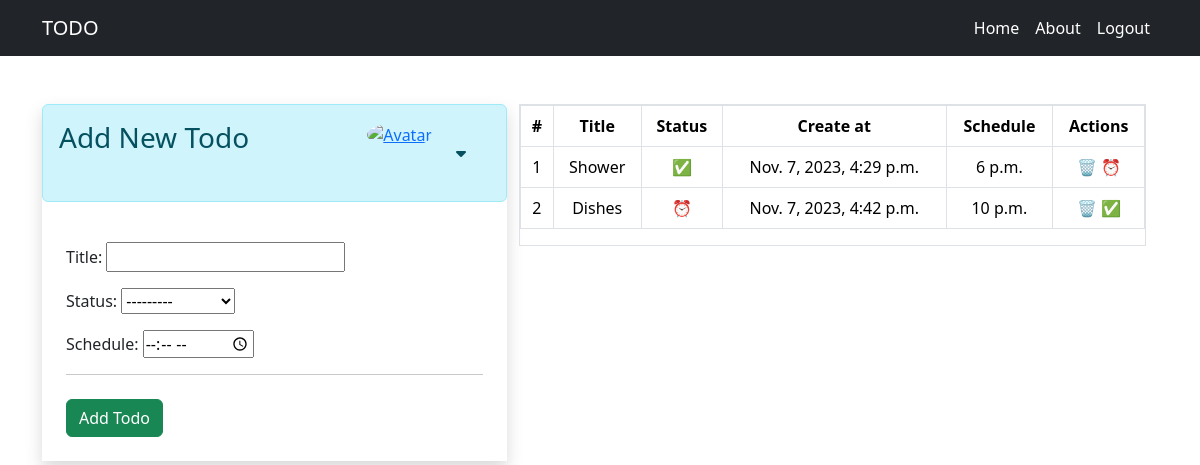
The app's page /homepage (signed in) with its own data.
### task/models.py (models this page shows)
class Tasklist(models.Model):
    status_choices = [
    ("C", "COMPLETEd"),
    ("P", "PENDING"),
    ]
    user = models.ForeignKey(User,on_delete=models.CASCADE,null=True,blank=True)
    title = models.CharField(max_length=100)
    status = models.CharField(max_length=2,choices=status_choices)
    createat = models.DateTimeField(auto_now_add=True)
    schedule = models.TimeField()

### task/views.py (the view)
# urls.py: path('homepage', views.homepage,name="homepage"),
@login_required()
def homepage(request):
    if request.user.is_authenticated:
        user = request.user
        form = TasklistForm()
        task = Tasklist.objects.filter(user=user)
        profilepic = Profileimg.objects.get(user=request.user).profilepic.url
        context = {
            'form':form,
            'task':task,
            'profilepic':profilepic,
        }
        return render(request,"home.html",context)

### task/forms.py
class TasklistForm(ModelForm):
    class Meta:
        model = Tasklist
        fields = ['title','status','schedule']
        widgets = {
            'schedule':forms.TimeInput(attrs={'type':'time'})
        }

### templates/home.html (shortened to what this page needs)
{% extends 'base.html' %}
  {% block content %}
  <div class="container pt-5">
    <div class="row p-0 mx-auto">
      <div class="col-5 shadow p-0">
          <div class="alert alert-info d-flex"><h3>Add New Todo</h3><br>
            <div class="user-image ms-auto">
            <a href="{{profilepic}}" target="_blank"  class=" ms-auto">
              <img src="{{profilepic}}" alt="Avatar" class="rounded-circle" width="60px" height="60px">
             </a>
            </div>
                <div class="dropdown">
                  <span class="icon" id="dropdownMenuButton" data-bs-toggle="dropdown" aria-haspopup="true" aria-expanded="false">
                      <i class="fa-solid fa-caret-down p-4"></i>
                  </span>
                </div>
          </div>
          <div class="p-4">
            <form action="{% url 'addtask' %}" method="POST">
                {{form.as_p}}
                <hr>
                <input type="submit" class="btn btn-success mt-2" value="Add Todo">
            </form>
          </div>
      </div>
      <div class="col">
        <div class="border">
            {% if task|length == 0 %}
            <div class="alert alert-info text-center">
              <h3>No Todo</h3>
            </div>
            {% else %}
            <div>
              <table class="table table-bordered">
                <thead>
                  <tr>
                    <th class="text-center">#</th>
                    <th class="text-center">Title</th>
                    <th class="text-center">Status</th>
                    <th class="text-center">Create at</th>
                    <th class="text-center">Schedule</th>
                    <th class="text-center">Actions</th>
                  </tr>
                </thead>
                <tbody>
                  {% for i in task %}
                  <tr>
                    <td class="text-center">{{forloop.counter}}</td>
                    <td class="text-center">{{i.title}}</td>
                    <td class="text-center">
                        {% if i.status == 'C' %}
                        ✅
                        {% else %}
                        ⏰
                        {% endif %}
                    </td>
                    <td class="text-center">{{i.createat}}</td>
                    <td class="text-center">{{i.schedule}}</td>
                    <td class="text-center">
                      <div class="actions">
                         <a href="{% url 'deletetask' i.id %}" title="Delete" style="text-decoration: none;">🗑️</a>
                         {% if i.status == 'P' %}
                         <a href="/change_status/{{i.id}}/C" title="Completed" style="text-decoration: none;">✅</a>
                         {% else %}
                         <a href="/change_status/{{i.id}}/P" title="Pending" style="text-decoration: none;">⏰</a>
                         {% endif %}
                      </div>
                   </td>
                  </tr>
                  {% endfor %}
                </tbody>
              </table>
            </div>
            {% endif %}
        </div>
      </div>
    </div>
  </div>
  {% endblock%}

### records on screen
Tasklist: title "Shower", createat "Nov. 7, 2023, 4:29 p.m.", schedule "6 p.m."
Tasklist: title "Dishes", createat "Nov. 7, 2023, 4:42 p.m.", schedule "10 p.m."
